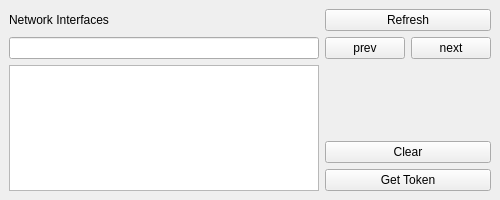
<?xml version="1.0" encoding="UTF-8"?>
<ui version="4.0">
 <class>robo_token</class>
 <widget class="QMainWindow" name="robo_token">
  <property name="geometry">
   <rect>
    <x>0</x>
    <y>0</y>
    <width>500</width>
    <height>200</height>
   </rect>
  </property>
  <property name="minimumSize">
   <size>
    <width>500</width>
    <height>200</height>
   </size>
  </property>
  <property name="windowTitle">
   <string>robo_token</string>
  </property>
  <widget class="QWidget" name="centralwidget">
   <layout class="QGridLayout" name="gridLayout_2">
    <item row="0" column="0">
     <layout class="QGridLayout" name="gridLayout">
      <item row="0" column="0">
       <layout class="QHBoxLayout" name="horizontalLayout">
        <item>
         <widget class="QLabel" name="m_netif_label">
          <property name="text">
           <string>Network Interfaces</string>
          </property>
         </widget>
        </item>
        <item>
         <widget class="QLabel" name="m_netif_found">
          <property name="text">
           <string/>
          </property>
         </widget>
        </item>
        <item>
         <spacer name="horizontalSpacer">
          <property name="orientation">
           <enum>Qt::Horizontal</enum>
          </property>
          <property name="sizeHint" stdset="0">
           <size>
            <width>40</width>
            <height>20</height>
           </size>
          </property>
         </spacer>
        </item>
       </layout>
      </item>
      <item row="4" column="1">
       <spacer name="verticalSpacer_2">
        <property name="orientation">
         <enum>Qt::Vertical</enum>
        </property>
        <property name="sizeHint" stdset="0">
         <size>
          <width>20</width>
          <height>40</height>
         </size>
        </property>
       </spacer>
      </item>
      <item row="5" column="1">
       <widget class="QPushButton" name="m_clear">
        <property name="text">
         <string>Clear</string>
        </property>
       </widget>
      </item>
      <item row="6" column="1">
       <widget class="QPushButton" name="m_send">
        <property name="text">
         <string>Get Token</string>
        </property>
       </widget>
      </item>
      <item row="0" column="1">
       <widget class="QPushButton" name="m_refresh">
        <property name="text">
         <string>Refresh</string>
        </property>
       </widget>
      </item>
      <item row="2" column="0">
       <widget class="QLineEdit" name="m_interface">
        <property name="enabled">
         <bool>true</bool>
        </property>
        <property name="readOnly">
         <bool>true</bool>
        </property>
       </widget>
      </item>
      <item row="2" column="1">
       <layout class="QHBoxLayout" name="horizontalLayout_2">
        <item>
         <widget class="QPushButton" name="m_minus">
          <property name="text">
           <string>prev</string>
          </property>
         </widget>
        </item>
        <item>
         <widget class="QPushButton" name="m_plus">
          <property name="text">
           <string>next</string>
          </property>
         </widget>
        </item>
       </layout>
      </item>
      <item row="3" column="0" rowspan="4">
       <widget class="QTextBrowser" name="m_token_text"/>
      </item>
     </layout>
    </item>
   </layout>
  </widget>
 </widget>
 <resources/>
 <connections/>
</ui>
